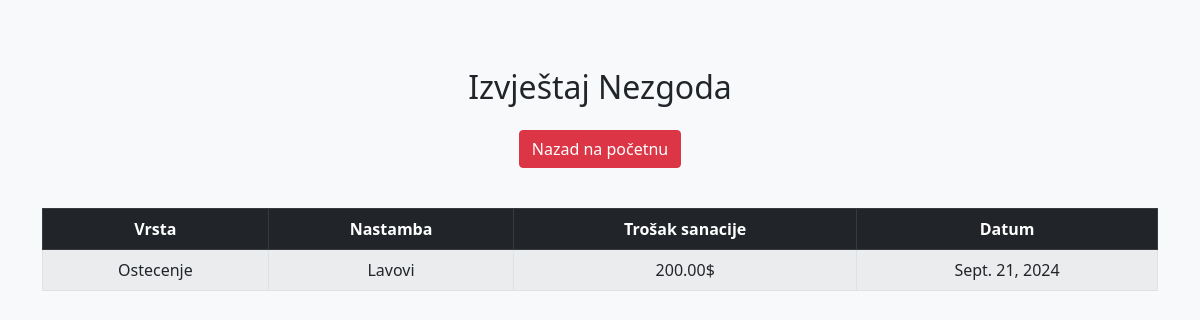
/zooloski/izvjesca/nezgoda, run on the app's committed database.
### Zooloski/models.py (models this page shows, shortened)
class Nezgoda(models.Model):
    class Meta:
        verbose_name = "Nezgoda"
        verbose_name_plural = "Nezgode"
    vrsta = models.CharField(max_length=255)
    utjecaj = models.TextField()
    nastamba = models.ForeignKey(Nastamba, on_delete=models.CASCADE)
    zivotinja = models.ForeignKey(Zivotinja, on_delete=models.CASCADE)
    komentari = models.TextField(blank=True, null=True)
    trosak_sanacije = models.DecimalField(max_digits=10, decimal_places=2)
    datum = models.DateField()

class Nastamba(models.Model):
    class Meta:
        verbose_name = "Nastamba"
        verbose_name_plural = "Nastambe"
    BROJ_CHOICES = [
        ('Mračna', 'Mračna'),
        ('Grijana', 'Grijana'),
        ('Osunčana', 'Osunčana'),
    ]
    id = models.AutoField(primary_key=True)
    vrsta = models.CharField(max_length=50, choices=BROJ_CHOICES)
    ime = models.CharField(max_length=100, blank=True, null=True)  # Opcionalno
    centralna_tocka_lat = models.FloatField()  # Latitude kao decimalna vrijednost
    centralna_tocka_lng = models.FloatField()  # Longitude kao decimalna vrijednost
    opis = models.TextField(blank=True, null=True)  # Možeš koristiti opisni tekst umjesto geometrije
    biljke = models.TextField(blank=True, null=True)
    stabla = models.TextField(blank=True, null=True)
    sekundarne_zivotinje = models.TextField(blank=True, null=True)
    evidencija_prisutnosti = models.BooleanField(default=False)  # Prisutnost slučajno/namjerno
    je_aktivna = models.BooleanField(default=True)
    def __str__(self):
        return self.ime or f'Nastamba {self.broj}'

### Zooloski/views.py (the view)
# urls.py: path('izvjesca/nezgoda',views.nezgoda_list,name='nezgoda_list'),
def nezgoda_list(request):
    nezgoda_values = Nezgoda.objects.all()
    context = {
        'nezgoda_values':nezgoda_values # Dodajemo jer da se salju podaci dalje moraju biti u rijcniku
    }
    return render(request,'nezgoda.html',context)#Ovdje koristimo taj rijcnik za predaju

### Zooloski/templates/nezgoda.html (shortened to what this page needs)
<!DOCTYPE html>
<html lang="en">
<head>
    <link href="https://cdn.jsdelivr.net/npm/bootstrap@5.0.2/dist/css/bootstrap.min.css"
          rel="stylesheet"
>
</head>
<body>
<div class="container mt-5">
    <h2 class="text-center mb-4">Izvještaj Nezgoda</h2>
    <div class="text-center">
        <a class="btn btn-danger" href="{% url 'pocetna' %}">Nazad na početnu</a>
    </div>
    <table class="table table-bordered table-hover table-striped">
        <thead class="table-dark">
        <tr>
            <th>Vrsta</th>
            <th>Nastamba</th>
            <th>Trošak sanacije</th>
            <th>Datum</th>
        </tr>
        </thead>
        <tbody>
        {% for item in nezgoda_values %}
        <tr>
            <td>{{ item.vrsta }}</td>
            <td>{{ item.nastamba }}</td>
            <td>{{ item.trosak_sanacije }}$</td>
            <td>{{ item.datum }}</td>
        </tr>
        {% endfor %}
        </tbody>
    </table>
</div>
</body>
</html>

### Zooloski/templates/nezgoda.html (style rules this page uses)
body { background-color: #f8f9fa; padding-top: 20px; }
.table { margin-top: 20px; }
.table th, .table td { text-align: center; vertical-align: middle; }
.btn-danger { margin-bottom: 20px; }

### data on the page
Nezgoda: vrsta "Ostecenje", nastamba "Lavovi", trosak_sanacije "200.00", datum "Sept. 21, 2024"
